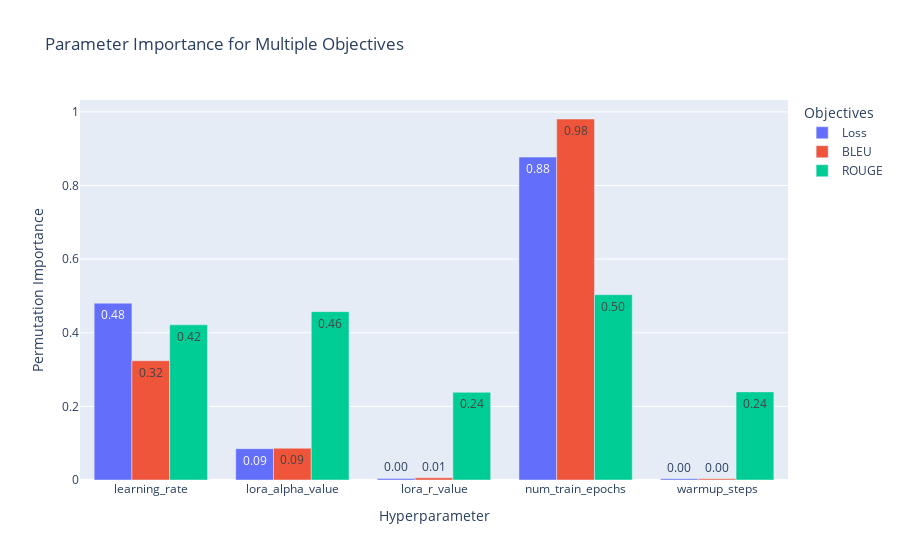

The code cell stored with this chart in its notebook:
### Code cell
df_imp_self = study.trials_dataframe()
df_imp_self.drop(105, inplace=True)



def plot_param_importance(df, objective_cols=['values_0'], objective_names=['VALUE_NAME']):
    combined_importance_df = pd.DataFrame(columns=['Parameter'])
    
    for objective_col in objective_cols:
        # Extract the relevant columns
        param_cols = [col for col in df.columns if col.startswith('params_')]
        X = df[param_cols]
        y = df[objective_col]

        # Train a Random Forest model
        model = RandomForestRegressor(n_estimators=100, random_state=42)
        model.fit(X, y)

        # Calculate permutation importances
        result = permutation_importance(model, X, y, n_repeats=10, random_state=42, n_jobs=-1)

        # Create a DataFrame for plotting
        importance_df = pd.DataFrame({
            'Parameter': X.columns,
            f'Importance_{objective_col}': result.importances_mean
        })

        # Sort by importance
        importance_df = importance_df.sort_values(by='Parameter')

        # Rename parameters
        importance_df['Parameter'] = importance_df['Parameter'].replace({
            'params_lora_r_value': 'lora_r_value',
            'params_lora_alpha_value': 'lora_alpha_value',
            'params_warmup_steps': 'warmup_steps',
            'params_num_train_epochs': 'num_train_epochs',
            'params_learning_rate': 'learning_rate'
        })

        # Merge with combined_importance_df
        combined_importance_df = pd.merge(combined_importance_df, importance_df, on='Parameter', how='outer')

    # Plot using Plotly
    fig = go.Figure()

    for id, objective_col in enumerate(objective_cols):
        fig.add_trace(go.Bar(x=combined_importance_df['Parameter'], y=combined_importance_df[f'Importance_{objective_col}'], name=f'{objective_names[id]}'))

    fig.update_layout(barmode='group', title='Parameter Importance for Multiple Objectives', xaxis_title='Hyperparameter', yaxis_title='Permutation Importance')
    fig.update_layout(legend_title="Objectives")
    fig.update_traces(texttemplate='%{y:.2f}', textposition='auto')

    ## Export Image
    # fig.write_image("./plotly/ParameterImportanceforMultipleObjectives_800_400_5.png", width=800, height=400, scale=5)
    
    
    fig.show()
# (Importance calculated using permutation importance with random forrest regressor)
# Example usage
# Assuming 'df' is your DataFrame loaded from the study
# df = pd.read_csv('your_dataframe.csv')  # Load your DataFrame
plot_param_importance(df_imp_self, objective_cols=['values_0', 'values_1', 'values_2'], objective_names=['Loss','BLEU','ROUGE'])

### Figure 1 — Plotly figure (JSON) as saved in the notebook; plotly's stock layout.template omitted (floating-point values rounded to 4 significant figures)
{"data": [{"name": "Loss", "textposition": "auto", "texttemplate": "%{y:.2f}", "type": "bar", "x": ["learning_rate", "lora_alpha_value", "lora_r_value", "num_train_epochs", "warmup_steps"], "y": [0.4803, 0.08516, 0.004109, 0.8771, 0.003695]}, {"name": "BLEU", "textposition": "auto", "texttemplate": "%{y:.2f}", "type": "bar", "x": ["learning_rate", "lora_alpha_value", "lora_r_value", "num_train_epochs", "warmup_steps"], "y": [0.324, 0.08639, 0.005934, 0.9807, 0.00332]}, {"name": "ROUGE", "textposition": "auto", "texttemplate": "%{y:.2f}", "type": "bar", "x": ["learning_rate", "lora_alpha_value", "lora_r_value", "num_train_epochs", "warmup_steps"], "y": [0.4215, 0.4574, 0.2382, 0.5034, 0.2394]}], "layout": {"barmode": "group", "legend": {"title": {"text": "Objectives"}}, "title": {"text": "Parameter Importance for Multiple Objectives"}, "xaxis": {"title": {"text": "Hyperparameter"}}, "yaxis": {"title": {"text": "Permutation Importance"}}}}
